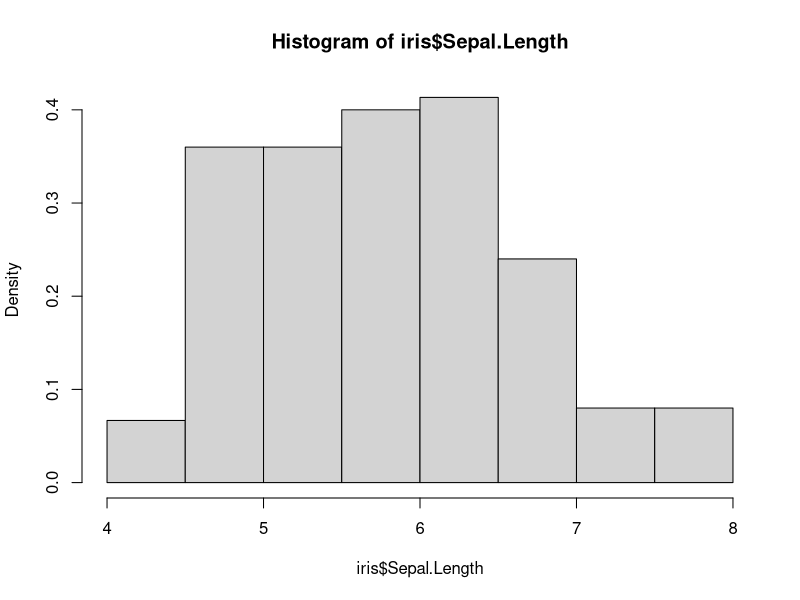
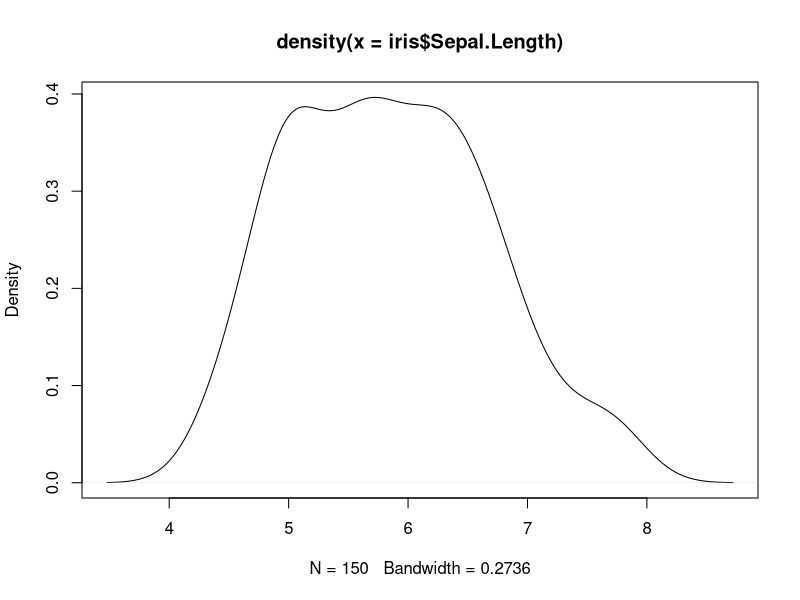
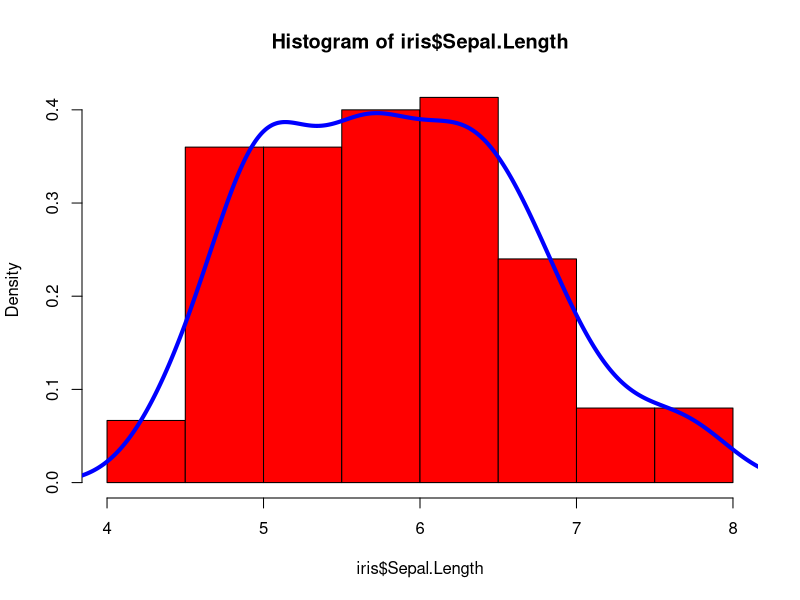
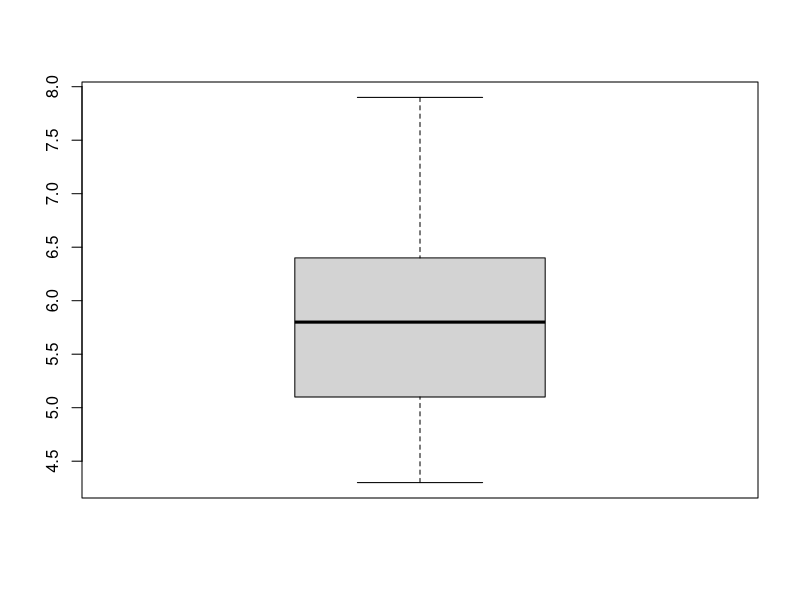
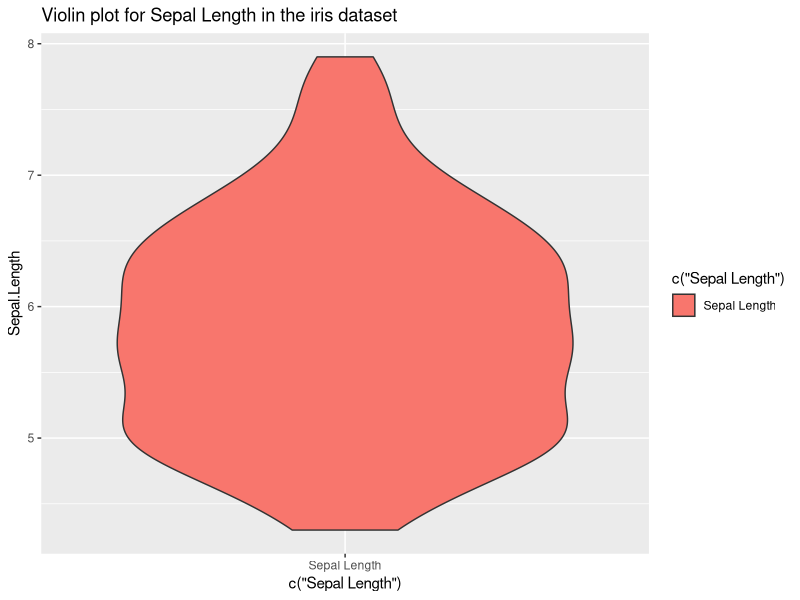
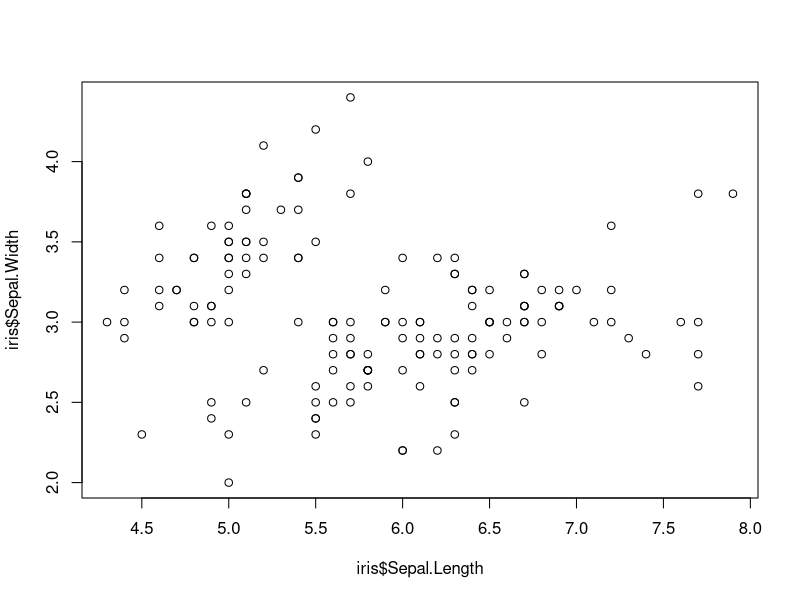
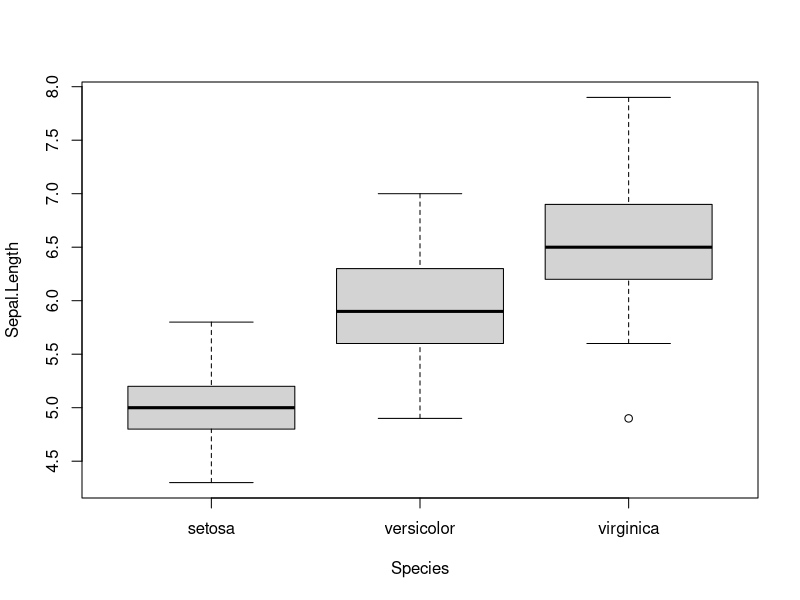
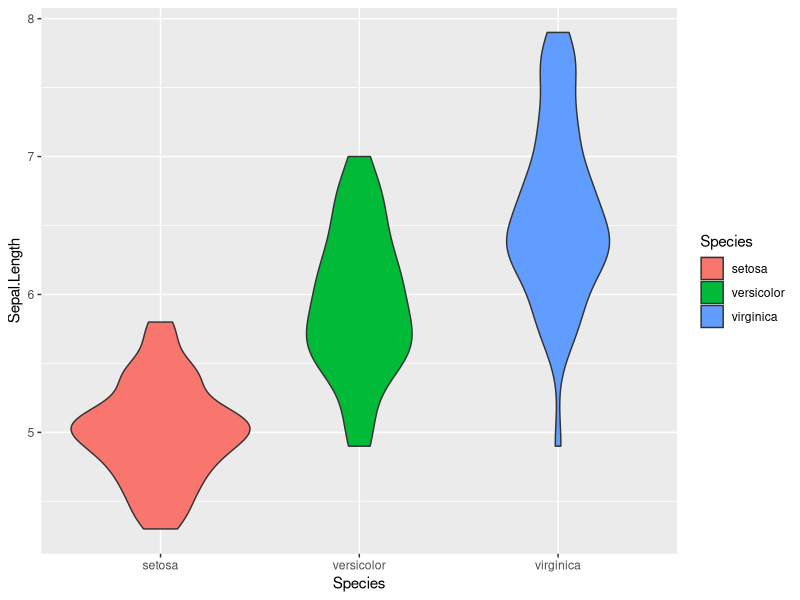

Here is the R script that generated these plots, in order:
## ---- chunk 1
knitr::opts_chunk$set(echo = TRUE,
                      message = FALSE,
                      warning = FALSE)
## ---- chunk 2
X <- c(0,1,1,1,1,1,2)
cat("X = { ",X," }")
## ---- chunk 3
Y <- c(0,rep(1,5),rep(2,4),100)
cat("Y = { ",Y," }")
## ---- chunk 4
mean(X)
## ---- chunk 5
mean(Y)
## ---- chunk 6
median(X)
## ---- chunk 7
median(Y)
## ---- chunk 8
Z <- c(rep('red',3),rep('blue',7),rep('green',2),rep('other',5))
cat("Z = { ",Z," }")
## ---- chunk 9
sort(table(Z))
## ---- chunk 10
sd(X)
## ---- chunk 11
sd(Y)
## ---- chunk 12
max(X)-min(X)
## ---- chunk 13
range(X)
## ---- chunk 14
quantile(X)
## ---- chunk 15
data('iris')
head(iris)
## ---- chunk 16
hist(iris$Sepal.Length,freq=FALSE)
## ---- chunk 17
plot(density(iris$Sepal.Length))
## ---- chunk 18
hist(iris$Sepal.Length,freq=FALSE,col="red",
     title="Histogram and density for Sepal Length")
points(density(iris$Sepal.Length),col='blue',lwd=4,type='l')
## ---- chunk 19
boxplot(iris$Sepal.Length)
## ---- chunk 20
library(ggplot2)
ggplot(data=iris,aes(x=c("Sepal Length"),y=Sepal.Length,fill=c("Sepal Length"))) +
  geom_violin() +
  ggtitle("Violin plot for Sepal Length in the iris dataset")
## ---- chunk 21
data('iris')
plot(iris$Sepal.Length,iris$Sepal.Width)
## ---- chunk 22
boxplot(Sepal.Length ~ Species,data=iris)
## ---- chunk 23
library(ggplot2)
ggplot(data=iris,aes(x=Species,y=Sepal.Length,fill=Species)) +
  geom_violin()
